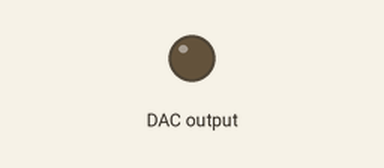
A program run on a simulated Raspberry Pi (BCM pin numbers). Shown: output pins drawn as LEDs (lit = HIGH). The clock reads 2024-03-15 10:24:30 at power-on unless the program sets it; library files of the repository ran but are not shown: mcp4725_driver.py.

Above: at 0.15 s.
At 11.27 s:
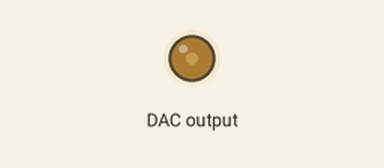
Timing chart, 0 to 11.2 s (numbered marks = the images above):
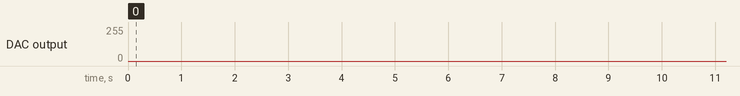

The program:

mcp4725-sin.py
```python
import mcp4725_driver as mcp
import signal_generator as sg
import time

amplitude = 3.2
signal_frequency = 10
sampling_frequency = 1000

if __name__ == "__main__":
    dac = None
    try:
        dac = mcp.MCP4725(5.11, 0x61, False)

        while True:
            u = amplitude * sg.get_sin_wave_amplitude(signal_frequency, time.time())
            dac.set_voltage(u)
            sg.wait_for_sampling_period(sampling_frequency)

    finally:
        if dac is not None:
            dac.deinit()
```

signal_generator.py
```python
import numpy as np
import time


def get_sin_wave_amplitude(freq, time):
    return (np.sin(2 * np.pi * freq * time) + 1) / 2

def get_trig_wave_amplitude(freq, time):

    return abs(2 * np.mod(time * freq, 1) - 1)

    # return 2* abs(2 *(freq*time - np.floor(freq*time +0.5)))
def wait_for_sampling_period(sampling_frequency):
    time.sleep(1 / sampling_frequency)
```
